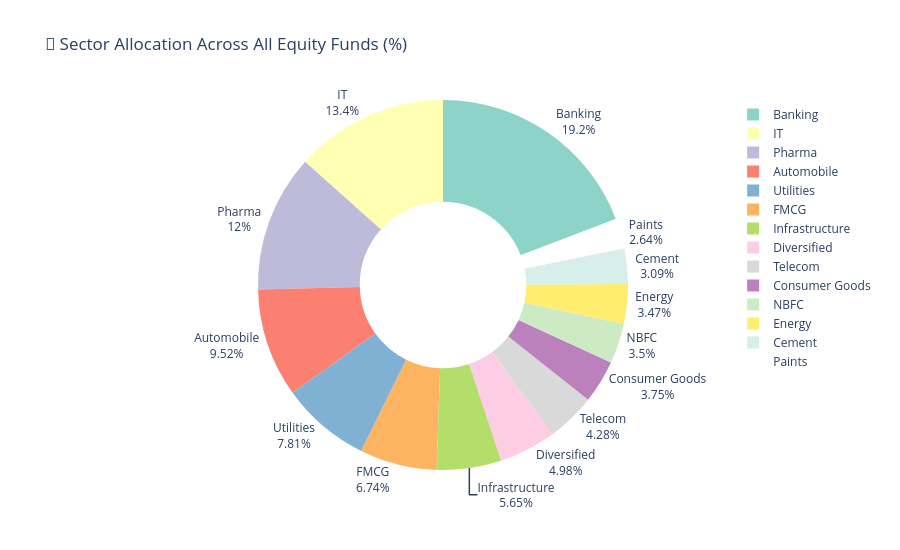

The notebook cell this image was saved under:
### Code cell
# Chart 9 — Sector Allocation Donut
sector_wt = (port.groupby('sector')['weight_pct']
             .sum().sort_values(ascending=False).reset_index())
sector_wt['pct'] = sector_wt['weight_pct'] / sector_wt['weight_pct'].sum() * 100

fig = px.pie(
    sector_wt, names='sector', values='pct', hole=0.45,
    title='🍩 Sector Allocation Across All Equity Funds (%)',
    color_discrete_sequence=px.colors.qualitative.Set3
)
fig.update_traces(textposition='outside', textinfo='percent+label')
fig.update_layout(height=550)
fig.show()

### Figure 1 — Plotly figure (JSON) as saved in the notebook; plotly's stock layout.template omitted (floating-point values rounded to 4 significant figures)
{"data": [{"domain": {"x": [0, 1], "y": [0, 1]}, "hole": 0.45, "hovertemplate": "sector=%{label}<br>pct=%{value}<extra></extra>", "labels": ["Banking", "IT", "Pharma", "Automobile", "Utilities", "FMCG", "Infrastructure", "Diversified", "Telecom", "Consumer Goods", "NBFC", "Energy", "Cement", "Paints"], "legendgroup": "", "name": "", "showlegend": true, "textinfo": "percent+label", "textposition": "outside", "type": "pie", "values": [19.18, 13.4, 11.98, 9.519, 7.81, 6.739, 5.652, 4.977, 4.283, 3.753, 3.503, 3.468, 3.089, 2.643]}], "layout": {"height": 550, "legend": {"tracegroupgap": 0}, "piecolorway": ["rgb(141,211,199)", "rgb(255,255,179)", "rgb(190,186,218)", "rgb(251,128,114)", "rgb(128,177,211)", "rgb(253,180,98)", "rgb(179,222,105)", "rgb(252,205,229)", "rgb(217,217,217)", "rgb(188,128,189)", "rgb(204,235,197)", "rgb(255,237,111)"], "title": {"text": "🍩 Sector Allocation Across All Equity Funds (%)"}}}
